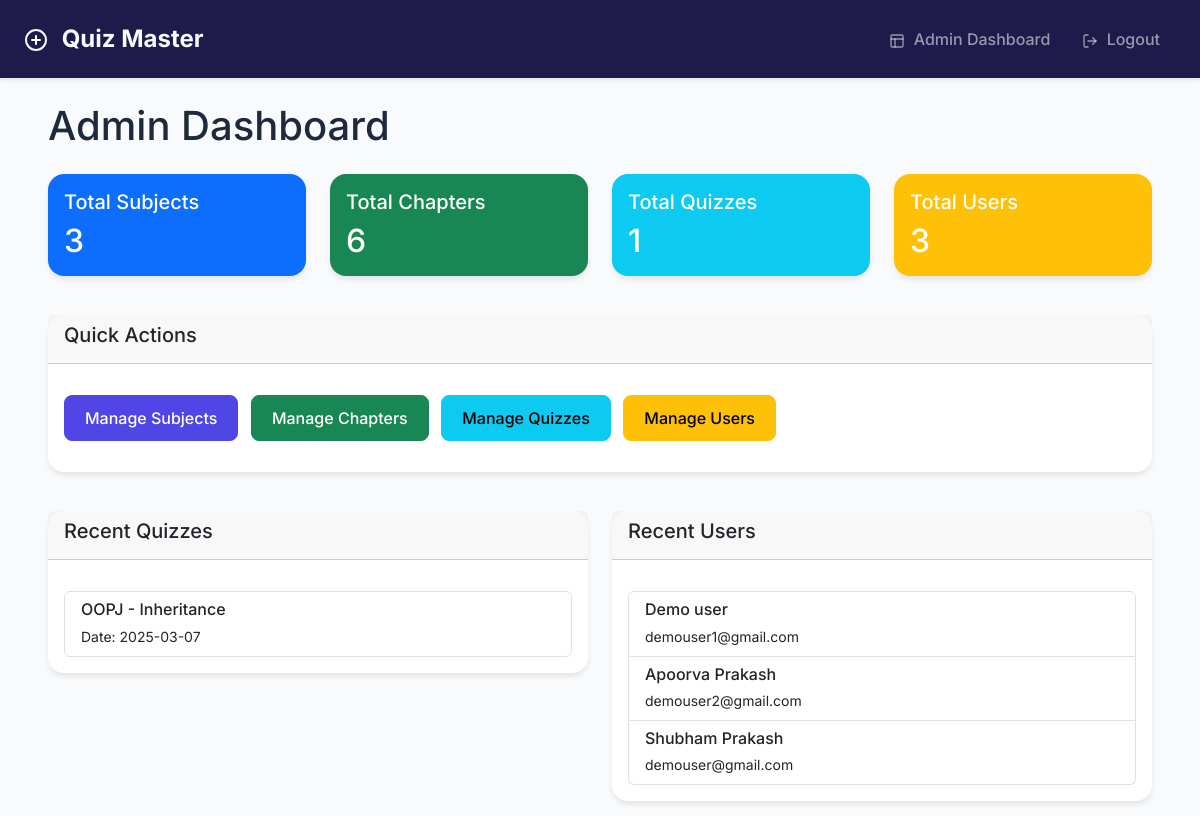
The app's page /admin/dashboard (signed in), older data.
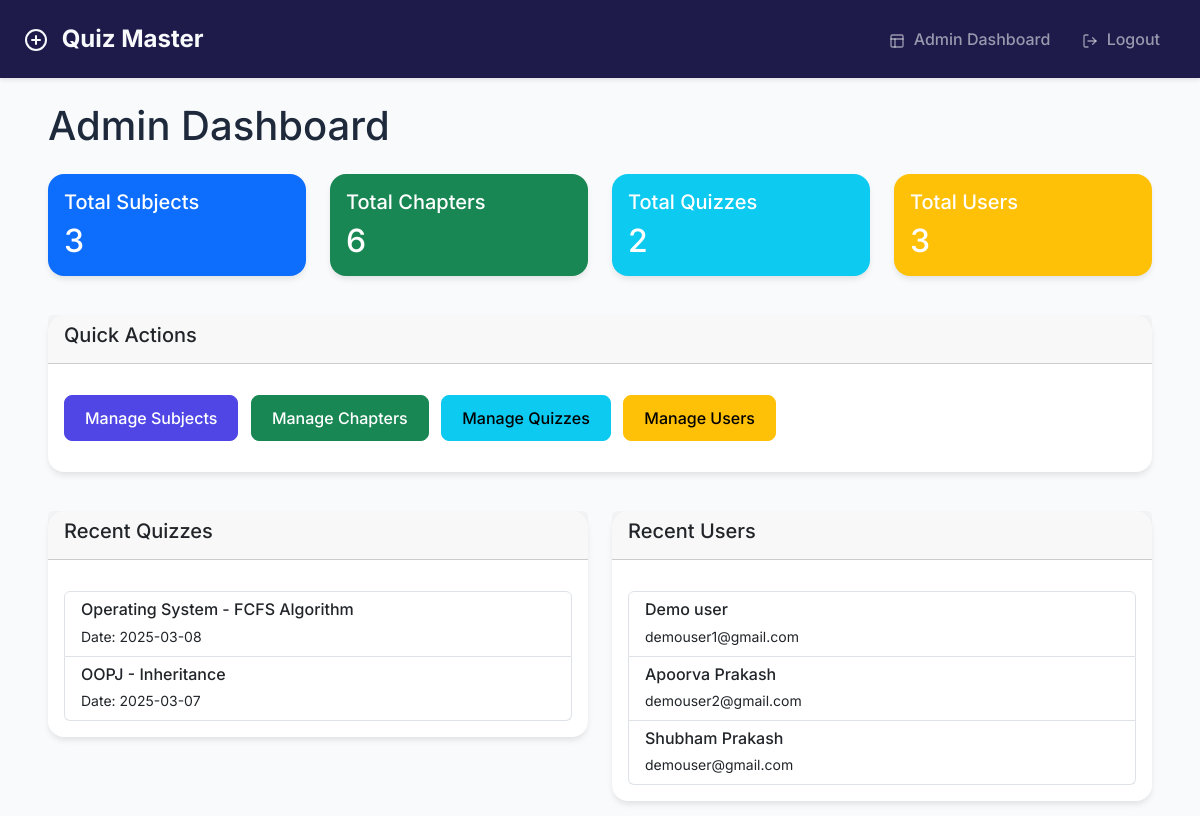
The same page, newer data.
### models/models.py (models this page shows)
class Quiz(db.Model):
    id = db.Column(db.Integer, primary_key=True)
    chapter_id = db.Column(db.Integer, db.ForeignKey('chapter.id'), nullable=False)
    date_of_quiz = db.Column(db.Date, nullable=False)
    time_duration = db.Column(db.Interval, nullable=False)
    remarks = db.Column(db.Text)
    questions = db.relationship('Question', backref='quiz', cascade='all, delete-orphan', lazy=True)
    scores = db.relationship('Score', backref='quiz', cascade='all, delete-orphan', lazy=True)

class Subject(db.Model):
    id = db.Column(db.Integer, primary_key=True)
    name = db.Column(db.String(100), nullable=False)
    description = db.Column(db.Text)
    chapters = db.relationship('Chapter', backref='subject', cascade='all, delete-orphan', lazy=True)

class Chapter(db.Model):
    id = db.Column(db.Integer, primary_key=True)
    name = db.Column(db.String(100), nullable=False)
    description = db.Column(db.Text)
    subject_id = db.Column(db.Integer, db.ForeignKey('subject.id'), nullable=False)
    quizzes = db.relationship('Quiz', backref='chapter', cascade='all, delete-orphan', lazy=True)

class User(UserMixin, db.Model):
    id = db.Column(db.Integer, primary_key=True)
    username = db.Column(db.String(120), unique=True, nullable=False)
    password = db.Column(db.String(200), nullable=False)
    full_name = db.Column(db.String(100), nullable=False)
    qualification = db.Column(db.String(100))
    dob = db.Column(db.Date)
    is_admin = db.Column(db.Boolean, default=False)
    quiz_scores = db.relationship('Score', backref='user', lazy=True)

### controllers/admin.py (the view)
@admin.route('/admin/dashboard')
@login_required
@admin_required
def dashboard():
    subjects_count = Subject.query.count()
    chapters_count = Chapter.query.count()
    quizzes_count = Quiz.query.count()
    users_count = User.query.filter_by(is_admin=False).count()
    recent_quizzes = Quiz.query.order_by(Quiz.date_of_quiz.desc()).limit(5).all()
    recent_users = User.query.filter_by(is_admin=False).order_by(User.id.desc()).limit(5).all()
    return render_template('admin/dashboard.html',
                         subjects_count=subjects_count,
                         chapters_count=chapters_count,
                         quizzes_count=quizzes_count,
                         users_count=users_count,
                         recent_quizzes=recent_quizzes,
                         recent_users=recent_users)

### app.py (called while the page is built)
@login_manager.user_loader
def load_user(user_id):
    return User.query.get(int(user_id))

### controllers/admin.py (called while the page is built)
def admin_required(f):
    @wraps(f)
    def decorated_function(*args, **kwargs):
        if not current_user.is_authenticated or not current_user.is_admin:
            flash('Access denied.', 'danger')
            return redirect(url_for('auth.login'))
        return f(*args, **kwargs)
    return decorated_function

### templates/admin/dashboard.html
{% extends "base.html" %}
{% block content %}
<div class="container">
    <h1 class="mb-4">Admin Dashboard</h1>
    <div class="row mb-4">
        <div class="col-md-3">
            <div class="card bg-primary text-white">
                <div class="card-body">
                    <h5 class="card-title">Total Subjects</h5>
                    <h2 class="card-text">{{ subjects_count }}</h2>
                </div>
            </div>
        </div><br>
        <div class="col-md-3">
            <div class="card bg-success text-white">
                <div class="card-body">
                    <h5 class="card-title">Total Chapters</h5>
                    <h2 class="card-text">{{ chapters_count }}</h2>
                </div>
            </div>
        </div>
        <div class="col-md-3">
            <div class="card bg-info text-white">
                <div class="card-body">
                    <h5 class="card-title">Total Quizzes</h5>
                    <h2 class="card-text">{{ quizzes_count }}</h2>
                </div>
            </div>
        </div>
        <div class="col-md-3">
            <div class="card bg-warning text-white">
                <div class="card-body">
                    <h5 class="card-title">Total Users</h5>
                    <h2 class="card-text">{{ users_count }}</h2>
                </div>
            </div>
        </div>
    </div>
    <div class="row mb-4">
        <div class="col-md-12">
            <div class="card">
                <div class="card-header">
                    <h5>Quick Actions</h5>
                </div>
                <div class="card-body">
                    <a href="{{ url_for('admin.manage_subjects') }}" class="btn btn-primary me-2">Manage Subjects</a>
                    <a href="{{ url_for('admin.manage_chapters') }}" class="btn btn-success me-2">Manage Chapters</a>
                    <a href="{{ url_for('admin.manage_quizzes') }}" class="btn btn-info me-2">Manage Quizzes</a>
                    <a href="{{ url_for('admin.manage_users') }}" class="btn btn-warning">Manage Users</a>
                </div>
            </div>
        </div>
    </div>
    <div class="row">
        <div class="col-md-6">
            <div class="card">
                <div class="card-header">
                    <h5>Recent Quizzes</h5>
                </div>
                <div class="card-body">
                    <div class="list-group">
                        {% for quiz in recent_quizzes %}
                        <div class="list-group-item">
                            <h6 class="mb-1">{{ quiz.chapter.subject.name }} - {{ quiz.chapter.name }}</h6>
                            <small>Date: {{ quiz.date_of_quiz.strftime('%Y-%m-%d') }}</small>
                        </div>
                        {% endfor %}
                    </div>
                </div>
            </div>
        </div>
        <div class="col-md-6">
            <div class="card">
                <div class="card-header">
                    <h5>Recent Users</h5>
                </div>
                <div class="card-body">
                    <div class="list-group">
                        {% for user in recent_users %}
                        <div class="list-group-item">
                            <h6 class="mb-1">{{ user.full_name }}</h6>
                            <small>{{ user.username }}</small>
                        </div>
                        {% endfor %}
                    </div>
                </div>
            </div>
        </div>
    </div>
</div>
{% endblock %}

Row changes from the older to the newer data that the page shows:
added Quiz: chapter.subject.name "Operating System", chapter.name "FCFS Algorithm", date_of_quiz "2025-03-08"
Text that changed along with them:
{{ quizzes_count }}: "1" → "2"
